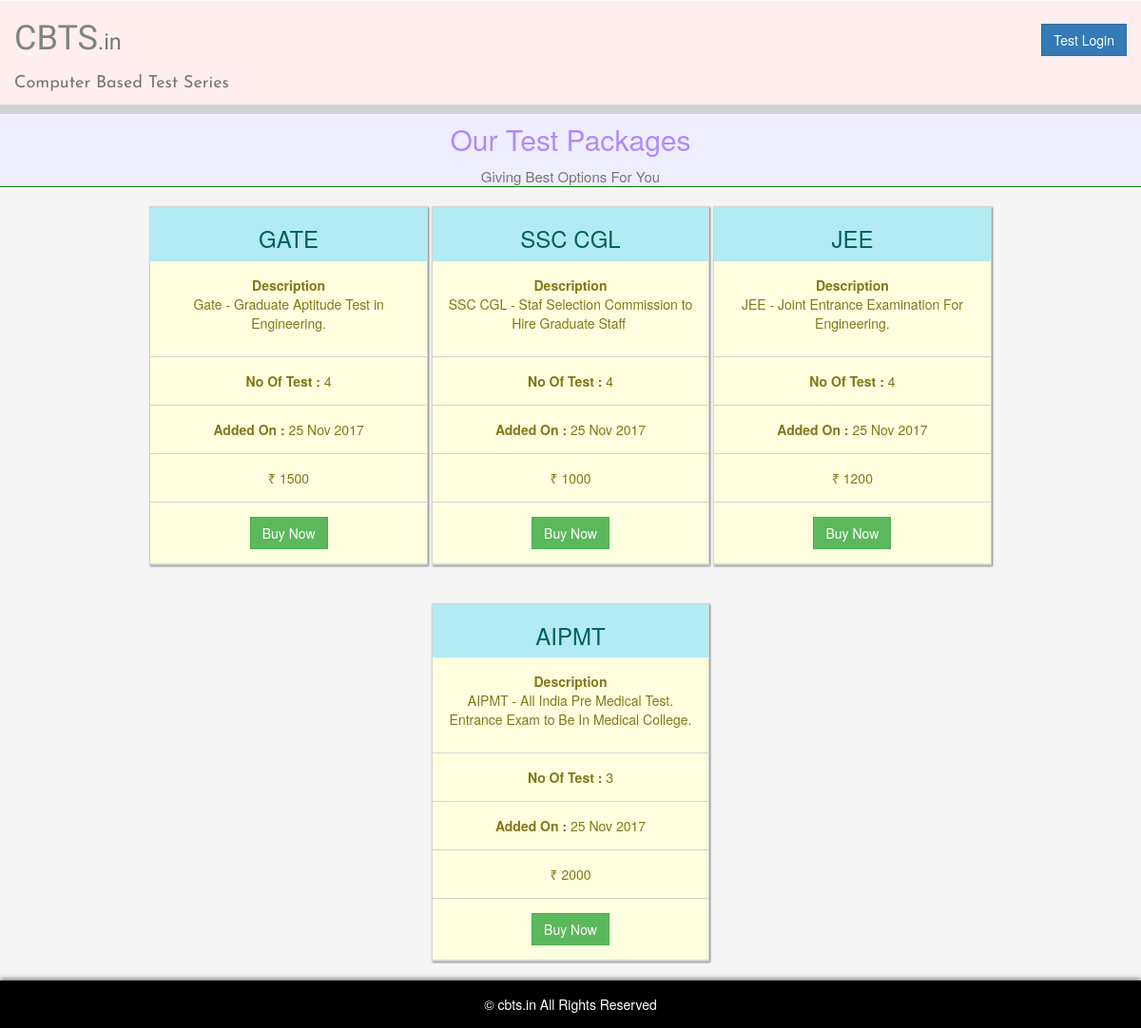
The page / on the database its author committed.
### tables this page shows
CREATE TABLE `package` (
  `pid` bigint(10) NOT NULL,
  `name` text,
  `description` text,
  `price` int(5) DEFAULT NULL,
  `creation` datetime DEFAULT NULL,
  PRIMARY KEY (`pid`)
);

### public_html/module/login/login.php (the view, shortened to what this page needs)
<section class="main">
	<section class="col-sm-12 company">
		<div class="logo"><h1>CBTS<small>.in</small><br><small class="moto">Computer Based Test Series</small></h1></div>
		<div class="login"><h2><button class="btn btn-primary test-login">Test Login</button></h2></div>
	</section>
	<section class="col-sm-12 package">
		<h2>Our Test Packages<br><small>Giving Best Options For You</small></h2>
		<div class="col-sm-12 package-content">
			<?php
				include "../adminlibrary/phplib.php";
				$sql = "select * from package";
				$result = $conn->query($sql);
				while ($package = $result->fetch_assoc()) {
					$no_of_test = 0;
					$ptable = "p".$package['pid'];
					$sql1 = "select test from {$ptable}";
					$result1 = $conn->query($sql1);
					while($row = $result1->fetch_assoc()){
						$no_of_test++;
					}
					$date = date_create($package['creation']);
					$date = date_format($date,"d M Y");
					echo "
						<div class='package-card col-sm-3 col-xs-10'>
							<h3>{$package['name']}</h3>
							<div><b>Description</b><br>{$package['description']}</div>
							<div><b>No Of Test : </b>{$no_of_test}</div>
							<div><b>Added On : </b>{$date}</div>
							<div>&#8377; {$package['price']}</div>
							<div><button class='btn btn-success buy-now'>Buy Now</button></div>
						</div>";
				}
			?>
		</div>
	</section>
	<section class="col-sm-12 footer">
		&copy; cbts.in All Rights Reserved
	</section>
</section>

### public_html/index.php (shortened to what this page needs)
<!DOCTYPE html>
<html>
<head>
	<?php
		if (isset($_SESSION['user'])) {
			include "./module/dashboard/content/head.php";
		}else{
			include './content/head.php';
		}
	?>
</head>
<body>
	<?php
		if (isset($_SESSION['user'])) {
			include './module/dashboard/home.php';
		}else{
			include "./module/login/login.php";
		}
	?>
</body>
</html>

### public_html/content/head.php (shortened to what this page needs)
<link rel="stylesheet" href="https://maxcdn.bootstrapcdn.com/bootstrap/3.3.7/css/bootstrap.min.css">
<link rel="stylesheet" type="text/css" href="./content/style.css">

### public_html/content/style.css (style rules this page uses)
.main { border: 0; }
.company { background-color: rgb(255,238,238); display: block; border-bottom: 10px solid lightgrey; }
.company .logo h1 { font-family: 'Nosifer', cursive; color: rgb(125,134,125); }
.logo { float: left; }
.login { float: right; }
.login button { border-radius: 0; }
.package { text-align: center; background-color: rgb(238,238,255); padding: 0; }
.package h2 { border-bottom: 1px solid green; margin: 0; padding-top: 10px; color: #B388FF; display: block; box-shadow: 0px 5px 5px black; }
.package h2 small { font-size: 15px; }
.package-content { margin: 0; background-color: rgb(245,245,245); }
.package-card { background-color: #B2EBF2; margin: 20px; border: 1px solid lightgrey; box-shadow: 1px 1px 2px grey; padding: 0; float: initial; margin-left: auto; margin-right: auto; display: inline-block; }
.package-card div { padding: 15px; background-color: lightyellow; border-bottom: 1px solid lightgrey; color: #827717; }
.package-card h3 { color: #006064; }
body { background-color: white; }
.moto { font-family: 'Josefin Sans' , sans-serif; font-size: 18px; }
.footer { text-align: center; padding: 15px; background-color: black; color: white; box-shadow: 0px -2px 5px grey; }
.buy-now { border-radius: 0; }

### rows shown on the page
package: name "GATE", description "Gate - Graduate Aptitude Test in Engineering.", no_of_test "4", creation "25 Nov 2017", price "1500"
package: name "SSC CGL", description "SSC CGL - Staf Selection Commission to Hire Graduate Staff", no_of_test "4", creation "25 Nov 2017", price "1000"
package: name "JEE", description "JEE - Joint Entrance Examination For Engineering.", no_of_test "4", creation "25 Nov 2017", price "1200"
package: name "AIPMT", description "AIPMT - All India Pre Medical Test. Entrance Exam to Be In Medical College.", no_of_test "3", creation "25 Nov 2017", price "2000"
